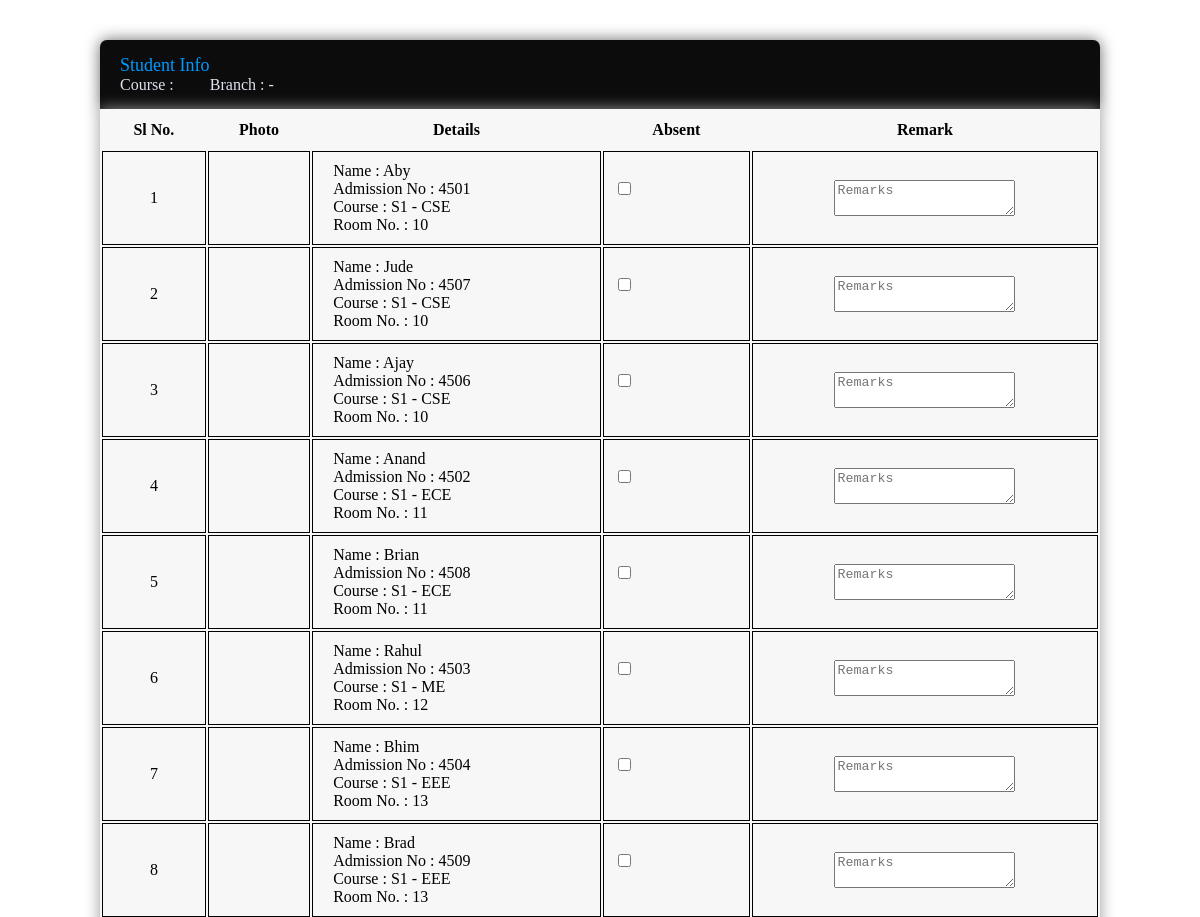
The app's page /php/getDetails_student.php (upper part), older data.
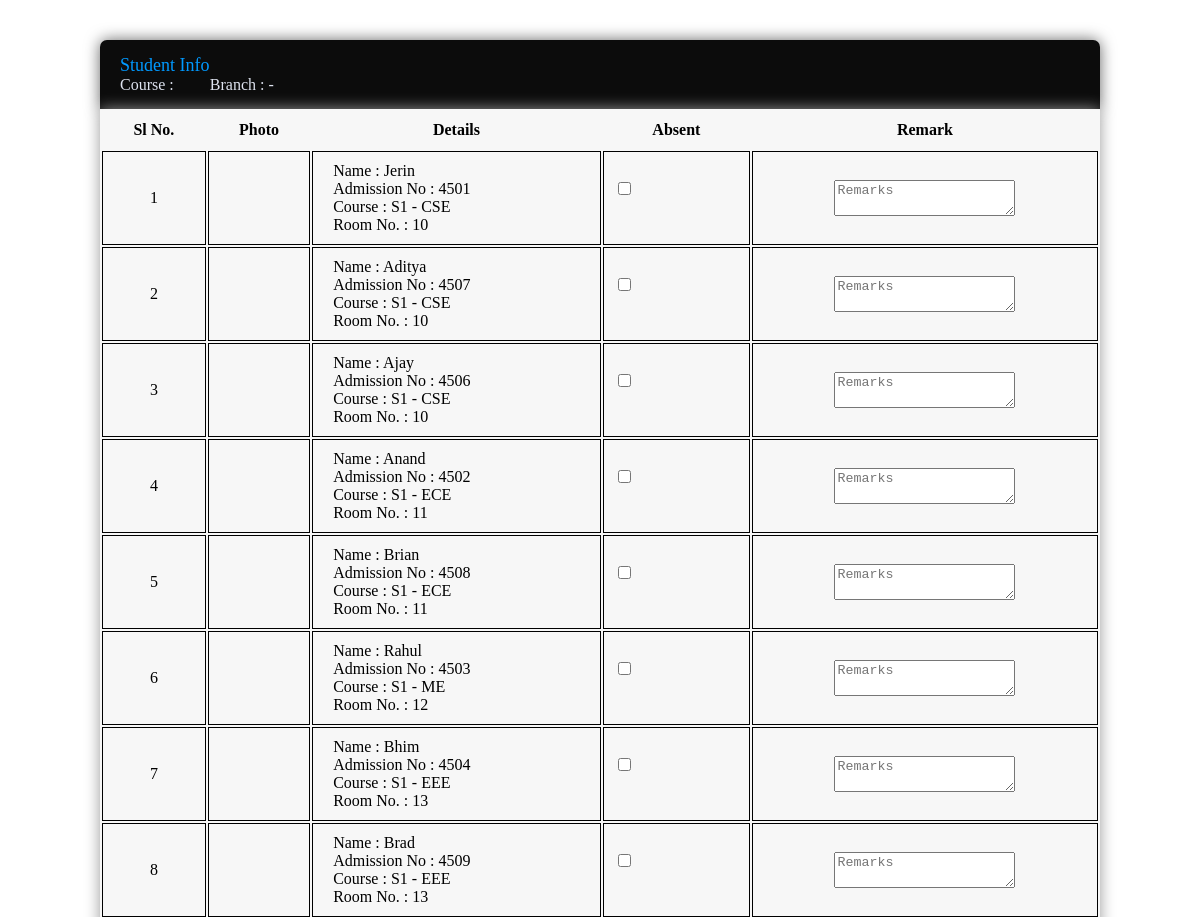
The same page, newer data.
### tables this page shows
CREATE TABLE IF NOT EXISTS `hostel_details` (
  `si_no` int(10) NOT NULL AUTO_INCREMENT,
  `academic_year` varchar(10) DEFAULT NULL,
  `status` int(1) DEFAULT NULL,
  `fee_status` int(1) DEFAULT NULL,
  `fee_head_id` int(5) DEFAULT NULL,
  `adm_no` int(10) DEFAULT NULL,
  `name` varchar(20) NOT NULL,
  `room_no` int(5) DEFAULT NULL,
  `floor_no` int(2) DEFAULT NULL,
  `hostel_code` int(2) DEFAULT NULL,
  `course` varchar(5) NOT NULL,
  `semester` varchar(50) DEFAULT NULL,
  `branch` varchar(50) DEFAULT NULL,
  `phn_no` varchar(13) NOT NULL,
  `remarks` varchar(1000) DEFAULT NULL,
  `allocated_on` timestamp NULL DEFAULT NULL,
  `reason` int(4) DEFAULT NULL,
  `vacated_on` date DEFAULT NULL,
  `vct_remarks` varchar(100) DEFAULT NULL,
  `entered_by` varchar(30) DEFAULT NULL,
  `verified_by` varchar(30) DEFAULT NULL,
  `verification_remarks` varchar(500) DEFAULT NULL,
  PRIMARY KEY (`si_no`),
  UNIQUE KEY `adm_no` (`adm_no`)
);

### php/getDetails_student.php (the view, shortened to what this page needs)
<?php
	$a["course"] = $_GET['course'];
	$a["semester"] = $_GET['semester'];
	$a["branch"] = $_GET['branch'];
	$var_sql = "SELECT room_no,adm_no,name,semester,branch FROM hostel_details ";
	$var_sql = $var_sql."ORDER BY room_no";
?>
<div style="width:1000px; margin: 0px auto; margin-top: 40px; padding: 0px">
	<div style="width: 1000px; margin: 0px auto;">
		<div style="border-radius: 7px 7px 0px 0px; padding: 15px 20px; background-color: #0C0C0C; box-shadow: 0px 0px 15px #666;">
			<span style="color:#09F; font-size: 18px; font-family: Arial Black;">
				Student Info
			</span>
			<div style="color:#DEE3EF">
				<?php
					echo " Course : ".$a['course']."&nbsp; &nbsp; &nbsp; &nbsp;";
					echo " Branch : ".$a['semester']." - ".$a['branch']."&nbsp; &nbsp; &nbsp; &nbsp;";
				?>
			</div>
		</div>
		<form action="../php/attendance_student.php" method="POST">
			<center>
				<div style="color: #666; background-color: #F7F7F7; border-radius: 0px 0px 7px 7px; text-align: left; box-shadow: 0px 0px 15px #999;">
					<table style="width: 100%; text-align: center;" class="beta">
						<tr style="border: 2px solid black; border-collapse: collapse;">
							<th> Sl No. </th>
							<th> Photo </th>
							<th> Details </th>
							<th> Absent </th>
							<th> Remark </th>
						</tr>
						<?php
							$sl_no = 1;
							$log_count = 1;
							$res = mysql_query($var_sql);
							while($row = mysql_fetch_array($res))
							{
						?>
						<tr>
							<td>
								<?php
									echo $sl_no; $sl_no++;
								?>
							</td>
							<td> </td>
							<td align="left" style="padding-left: 20px">
								<?php
									echo "Name         : ".$row[2]."<br>";
									echo "Admission No : ".$row[1]."<br>";
									echo "Course 	   : ".$row[3]." - ".$row[4]."<br>";
									echo "Room No.     : ".$row[0]."<br>";
								?>
							</td>
							<td align="left" style="width: 125px">
								<?php
									echo "<input type='checkbox' id='check".$log_count."' name='log[]' value=".$row[1]." onchange='drop_appear(".$log_count.")'>";
									include 'option.php';
								?>
							</td>
							<td>
								<?php
									echo "<textarea name='remark".$row[1]."' id='remark' placeholder='Remarks'></textarea>";
								?>
							</td>
						</tr>
						<?php
								$log_count++;
							}
						?>
					</table>
				</div>
			</center>
		</form>
	</div>
</div>

### php/option.php (shortened to what this page needs)
<?php
	echo "&nbsp;&nbsp;<select id='drop".$log_count."' style='display:none'>";
?>
<?php
	echo "</select> <br><br>";
?>

### php/getDetails_student.php (style rules this page uses)
.beta td { padding: 10px; border: 1px solid black; border-collapse: collapse; }
th { padding: 10px; }

Row changes from the older to the newer data that the page shows:
changed hostel_details: name "Aby" → "Jerin"
changed hostel_details: name "Jude" → "Aditya"
